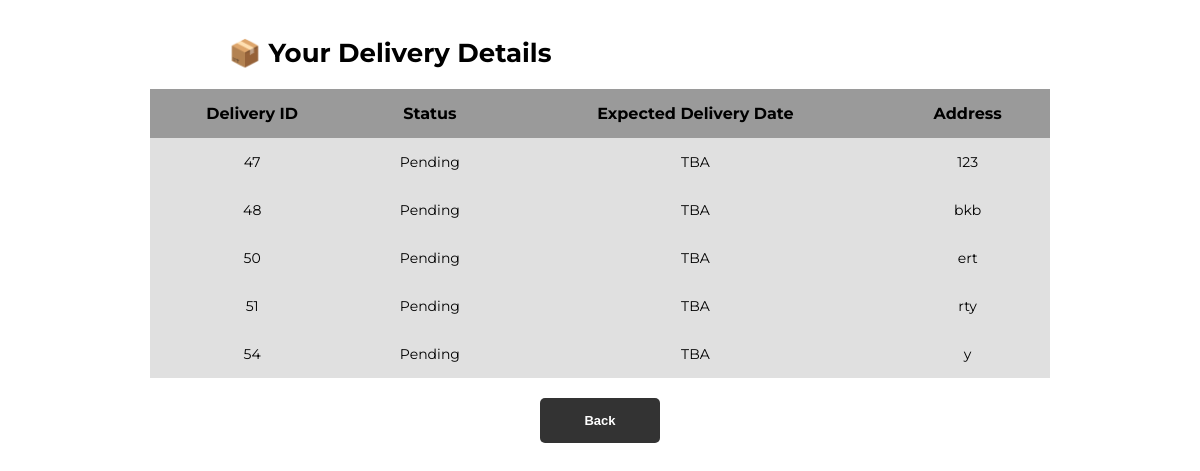
The app's page /viewdelcus (signed in), older data.
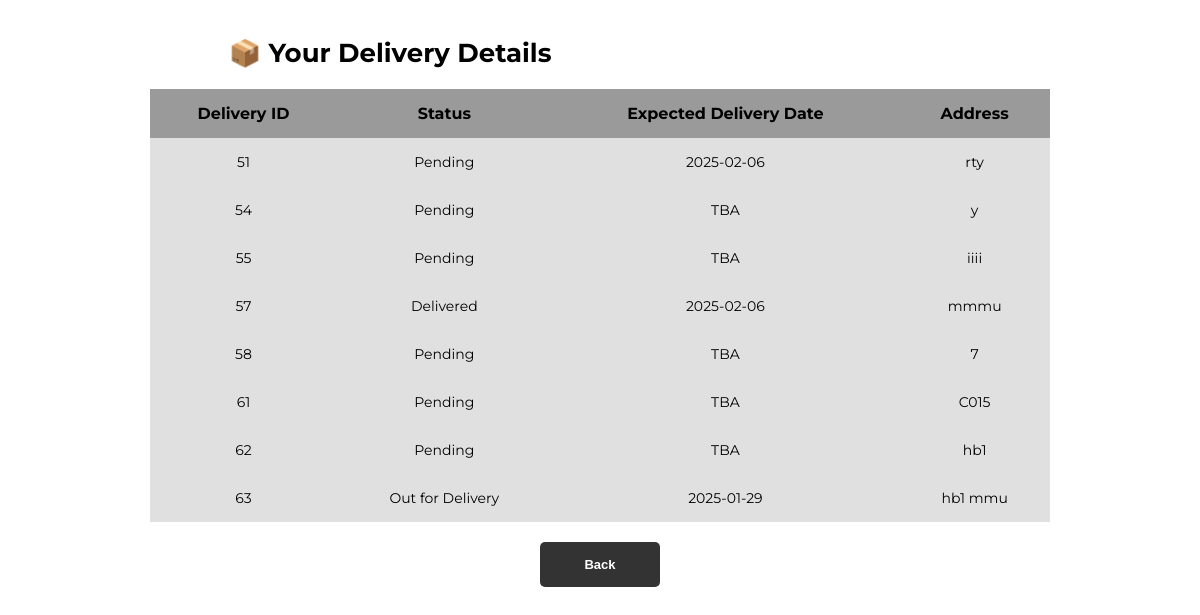
The same page, newer data.
### main.py (models this page shows)
class Delivery(db.Model):
    id = db.Column(db.Integer, primary_key=True)
    customer_id = db.Column(db.Integer, db.ForeignKey('customer.id'), nullable=False)  # Link to customer
    delivery_status = db.Column(db.String(50), default="Pending")
    expected_delivery_date = db.Column(db.String(50), nullable=False)
    address = db.Column(db.String(255), nullable=False)
    customer = db.relationship('customer', backref=db.backref('deliveries', lazy=True))

### main.py (the view)
@tandtweb.route('/viewdelcus', methods=['GET'])
def delivery_detail():
    customer_id = session.get('user_id')
    if not customer_id:
        flash('Please log in to view your delivery details.', 'error')
        return redirect('/customer')
    deliveries = Delivery.query.filter_by(customer_id=customer_id).all()
    return render_template('viewdelcus.html', deliveries=deliveries)

### templates/viewdelcus.html (shortened to what this page needs)
<!DOCTYPE html>
<html lang="en">
<head>
    <link rel="stylesheet" href="/static/viewtable.css">
</head>
<body>
    <h1 class="viewcus">📦 Your Delivery Details</h1>
    {% if deliveries %}
        <table class="viewcus">
            <thead>
                <tr>
                    <th>Delivery ID</th>
                    <th>Status</th>
                    <th>Expected Delivery Date</th>
                    <th>Address</th>
                </tr>
            </thead>
            <tbody>
                {% for delivery in deliveries %}
                    <tr>
                        <td>{{ delivery.id }}</td>
                        <td>{{ delivery.delivery_status }}</td>
                        <td>{{ delivery.expected_delivery_date }}</td>
                        <td>{{ delivery.address }}</td>
                    </tr>
                {% endfor %}
            </tbody>
        </table>
    {% else %}
        <p class="no-deliveries">No delivery details found.</p>
    {% endif %}
    <button type="button" onclick="window.location.href='/customerhome'">Back</button>
</body>
</html>

Row changes from the older to the newer data that the page shows:
removed Delivery: id "47", delivery_status "Pending", expected_delivery_date "TBA", address "123"
removed Delivery: id "48", delivery_status "Pending", expected_delivery_date "TBA", address "bkb"
removed Delivery: id "50", delivery_status "Pending", expected_delivery_date "TBA", address "ert"
changed Delivery "rty": expected_delivery_date "TBA" → "2025-02-06"
added Delivery: id "55", delivery_status "Pending", expected_delivery_date "TBA", address "iiii"
added Delivery: id "57", delivery_status "Delivered", expected_delivery_date "2025-02-06", address "mmmu"
added Delivery: id "58", delivery_status "Pending", expected_delivery_date "TBA", address "7"
added Delivery: id "61", delivery_status "Pending", expected_delivery_date "TBA", address "C015"
added Delivery: id "62", delivery_status "Pending", expected_delivery_date "TBA", address "hb1"
added Delivery: id "63", delivery_status "Out for Delivery", expected_delivery_date "2025-01-29", address "hb1 mmu"
